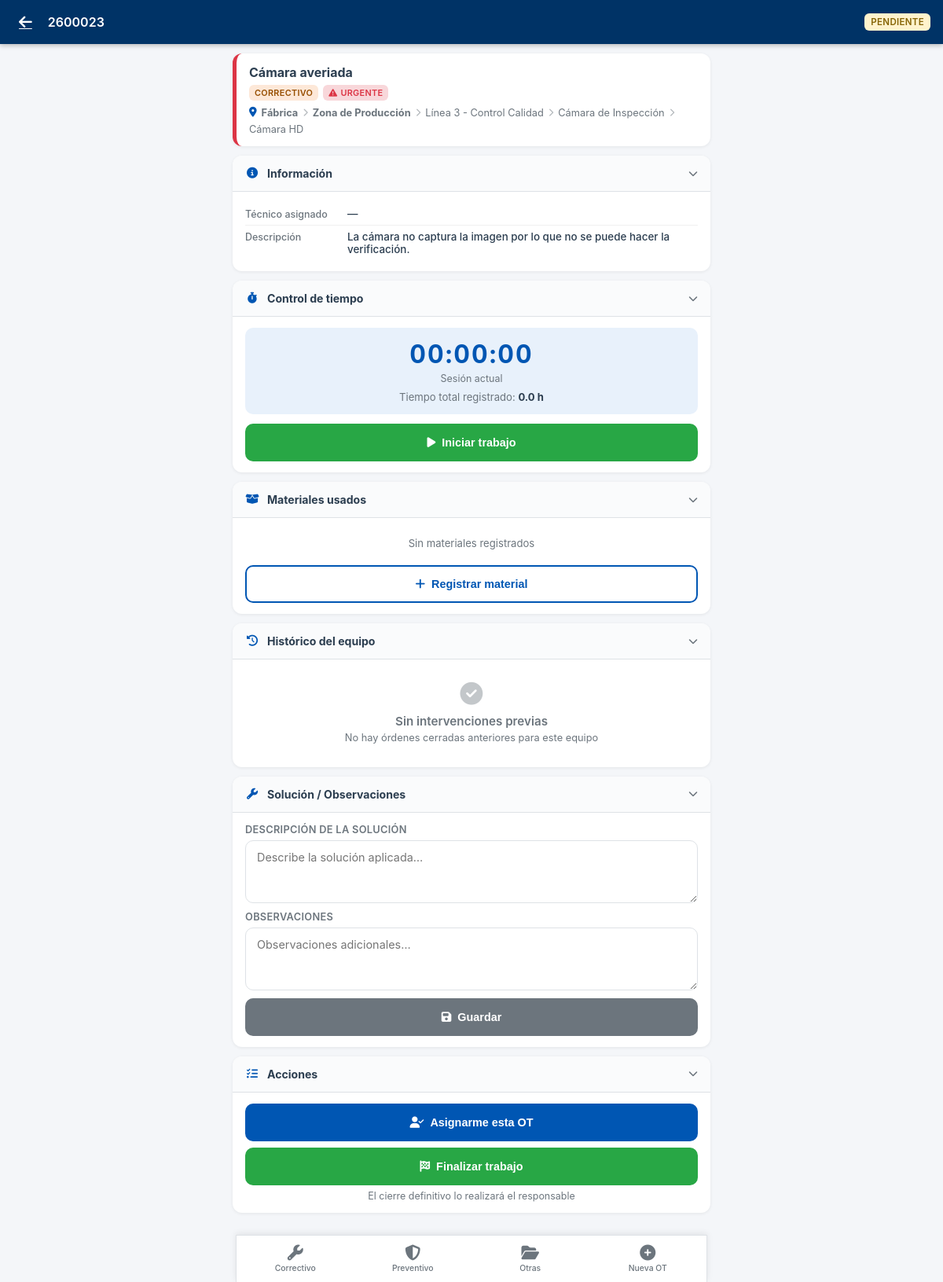
/movil/ot/29 (signed in), run on the app's committed database.
### models.py (models this page shows, shortened)
class OrdenTrabajo(db.Model):
    id = db.Column(db.Integer, primary_key=True)
    numero = db.Column(db.String(20), unique=True, nullable=False)
    tipo = db.Column(db.String(20), nullable=False)  # correctivo, preventivo
    prioridad = db.Column(db.String(20), default='media')  # urgente, alta, media, baja
    estado = db.Column(db.String(20), default='pendiente')  # pendiente, asignada, en_curso, cerrada, cancelada
    fechaCreacion = db.Column(db.DateTime, default=datetime.now)
    fechaProgramada = db.Column(db.DateTime)
    fechaInicio = db.Column(db.DateTime)
    fechaFin = db.Column(db.DateTime)
    titulo = db.Column(db.String(200), nullable=False)
    descripcionProblema = db.Column(db.Text)
    descripcionSolucion = db.Column(db.Text)
    observaciones = db.Column(db.Text)
    equipoTipo = db.Column(db.String(20), nullable=False)  # empresa, planta, zona, linea, maquina, elemento
    equipoId = db.Column(db.Integer, nullable=False)
    maquinaId = db.Column(db.Integer, db.ForeignKey('maquina.id'), nullable=True)
    elementoId = db.Column(db.Integer, db.ForeignKey('elemento.id'))
    planPreventivoId = db.Column(db.Integer, db.ForeignKey('plan_preventivo.id'))  # LEGACY - Deprecado
    asignacionGamaId = db.Column(db.Integer, db.ForeignKey('asignacion_gama.id'))  # LEGACY - Deprecado
    gamaId          = db.Column(db.Integer, db.ForeignKey('gama_mantenimiento.id'), nullable=True)
    frecuenciaTipo  = db.Column(db.String(20))   # 'dias' | 'semanas' | 'meses'
    frecuenciaValor = db.Column(db.Integer)       # número entero
    gama = db.relationship('GamaMantenimiento', foreign_keys=[gamaId])
    tecnicoAsignado = db.Column(db.String(100))  # Técnico principal (legacy)
    tiempoEstimado = db.Column(db.Float)  # horas
    tiempoReal = db.Column(db.Float)  # horas (calculado de registros)
    tiempoParada = db.Column(db.Float)  # horas de parada de máquina
    costeTallerExterno = db.Column(db.Float, default=0)  # Total acumulado (calculado)
    descripcionTallerExterno = db.Column(db.Text)  # LEGACY - primer coste
    proveedorExterno = db.Column(db.String(100))   # LEGACY - primer coste
    costesExternosJson = db.Column(db.Text)  # JSON list de {proveedor, descripcion, coste}
    creadoPor = db.Column(db.String(100))
    cerradoPor = db.Column(db.String(100))
    consumos = db.relationship('ConsumoRecambio', backref='ordenTrabajo', lazy=True, cascade='all, delete-orphan')
    registrosTiempo = db.relationship('RegistroTiempo', backref='ordenTrabajo', lazy=True, cascade='all, delete-orphan')
    respuestasChecklist = db.relationship('RespuestaChecklist', backref='ordenTrabajo', lazy=True, cascade='all, delete-orphan')

class Planta(db.Model):
    id = db.Column(db.Integer, primary_key=True)
    empresaId = db.Column(db.Integer, db.ForeignKey('empresa.id'), nullable=False)
    codigo = db.Column(db.String(10), nullable=False)
    nombre = db.Column(db.String(100), nullable=False)
    descripcion = db.Column(db.Text)
    direccion = db.Column(db.String(200))
    zonas = db.relationship('Zona', backref='planta', lazy=True, cascade='all, delete-orphan')

class Zona(db.Model):
    id = db.Column(db.Integer, primary_key=True)
    plantaId = db.Column(db.Integer, db.ForeignKey('planta.id'), nullable=False)
    codigo = db.Column(db.String(10), nullable=False)
    nombre = db.Column(db.String(100), nullable=False)
    descripcion = db.Column(db.Text)
    lineas = db.relationship('Linea', backref='zona', lazy=True, cascade='all, delete-orphan')

class Linea(db.Model):
    id = db.Column(db.Integer, primary_key=True)
    zonaId = db.Column(db.Integer, db.ForeignKey('zona.id'), nullable=False)
    codigo = db.Column(db.String(10), nullable=False)
    nombre = db.Column(db.String(100), nullable=False)
    descripcion = db.Column(db.Text)
    maquinas = db.relationship('Maquina', backref='linea', lazy=True, cascade='all, delete-orphan')

class Maquina(db.Model):
    id = db.Column(db.Integer, primary_key=True)
    lineaId = db.Column(db.Integer, db.ForeignKey('linea.id'), nullable=False)
    codigo = db.Column(db.String(10), nullable=False)
    nombre = db.Column(db.String(100), nullable=False)
    modelo = db.Column(db.String(50))
    fabricante = db.Column(db.String(50))
    numeroSerie = db.Column(db.String(50))
    descripcion = db.Column(db.Text)
    fechaInstalacion = db.Column(db.Date)
    criticidad = db.Column(db.String(20), default='media')  # alta, media, baja
    estado = db.Column(db.String(20), default='operativo')  # operativo, averiado, mantenimiento
    horasOperacion = db.Column(db.Integer, default=0)  # Contador de horas
    rav = db.Column(db.Float, default=0.0)             # Valor de reposición (RAV)
    elementos = db.relationship('Elemento', backref='maquina', lazy=True, cascade='all, delete-orphan')
    ordenesTrabajo = db.relationship('OrdenTrabajo', backref='maquina', lazy=True)
    planesPreventivos = db.relationship('PlanPreventivo', backref='maquina', lazy=True)
    recambiosAsociados = db.relationship('RecambioEquipo', backref='maquina', lazy=True)

class Elemento(db.Model):
    id = db.Column(db.Integer, primary_key=True)
    maquinaId = db.Column(db.Integer, db.ForeignKey('maquina.id'), nullable=False)
    codigo = db.Column(db.String(10), nullable=False)
    nombre = db.Column(db.String(100), nullable=False)
    tipo = db.Column(db.String(50))
    descripcion = db.Column(db.Text)
    fabricante = db.Column(db.String(50))
    modelo = db.Column(db.String(50))
    numeroSerie = db.Column(db.String(50))
    rav = db.Column(db.Float, default=0.0)             # Valor de reposición (RAV)

### blueprints/mobile/routes.py (the view, shortened to what this page needs)
@bp.route('/ot/<int:id>')
@movil_required
def ver_ot(id):
    ot = OrdenTrabajo.query.get_or_404(id)
    _enrich_ot(ot)
    nombre_tecnico = _nombre_tecnico(current_user)
    trabajo_activo = RegistroTiempo.query.filter_by(
        ordenId=id, tecnico=nombre_tecnico, enCurso=True
    ).first()
    registros_tiempo = RegistroTiempo.query.filter_by(ordenId=id).order_by(
        RegistroTiempo.inicio.desc()
    ).all()
    consumos = ConsumoRecambio.query.filter_by(ordenId=id).all()
    tareas_gama = []
    tareas_realizadas_ids = set()
    checklist_items = []
    respuestas_map = {}
    historico_equipo = []
    et = ot.equipoTipo or ('maquina' if ot.maquinaId else None)
    ei = ot.equipoId or ot.maquinaId
    if et and ei:
        condiciones = [
            and_(OrdenTrabajo.equipoTipo == et, OrdenTrabajo.equipoId == ei)
        ]
        maq_id = ot.maquinaId or (ei if et == 'maquina' else None)
        if maq_id:
            condiciones.append(OrdenTrabajo.maquinaId == maq_id)
        historico_equipo = OrdenTrabajo.query.filter(
            OrdenTrabajo.id != ot.id,
            OrdenTrabajo.estado == 'cerrada',
            or_(*condiciones),
        ).order_by(OrdenTrabajo.fechaFin.desc()).limit(15).all()
    return render_template(
        'mobile/ot_detail.html',
        ot=ot,
        nombre_tecnico=nombre_tecnico,
        trabajo_activo=trabajo_activo,
        registros_tiempo=registros_tiempo,
        consumos=consumos,
        tareas_gama=tareas_gama,
        tareas_realizadas_ids=tareas_realizadas_ids,
        checklist_items=checklist_items,
        respuestas_map=respuestas_map,
        historico_equipo=historico_equipo,
    )

### templates/mobile/ot_detail.html (shortened to what this page needs)
{% extends "mobile/base.html" %}
{% block header %}
<a href="{{ url_for('mobile.home') }}" class="m-header-back">
  <i class="fas fa-arrow-left"></i>
</a>
<span class="m-header-title">{{ ot.numero }}</span>
<div class="m-header-actions">
  <span class="m-badge m-badge-estado-{{ ot.estado }}" style="font-size:.72rem;padding:4px 8px;">
    {{ ot.estado | replace('_', ' ') }}
  </span>
</div>
{% endblock %}
{% block content %}
<div class="m-ot-header-card prio-{{ ot.prioridad }}">
  <div class="m-ot-header-titulo">{{ ot.titulo }}</div>
  <div class="m-ot-header-badges">
    <span class="m-badge m-badge-tipo-{{ ot.tipo }}">{{ ot.tipo }}</span>
    <span class="m-badge m-badge-prio-{{ ot.prioridad }}">
      {% if ot.prioridad == 'urgente' %}<i class="fas fa-exclamation-triangle"></i>{% endif %}
      {{ ot.prioridad }}
    </span>
  </div>
  {% if ot._ruta %}
  <div class="m-ot-header-equipo">
    <i class="fas fa-map-marker-alt" style="color:var(--m-primary)"></i>
    {% for nivel in ot._ruta %}
    {% if not loop.first %}<i class="fas fa-chevron-right" style="font-size:.65rem;opacity:.5"></i>{% endif %}
    <span style="font-weight:{% if nivel.tipo in ['planta','zona'] %}700{% else %}400{% endif %}">{{ nivel.nombre
      }}</span>
    {% endfor %}
  </div>
  {% endif %}
</div>
<div class="m-section" id="sec-info">
  <div class="m-section-header">
    <div class="m-section-header-left">
      <i class="fas fa-info-circle"></i>Información
    </div>
    <i class="fas fa-chevron-down m-section-chevron"></i>
  </div>
  <div class="m-section-body">
    <div class="m-info-row">
      <span class="m-info-label">Técnico asignado</span>
      <span class="m-info-value">{{ ot.tecnicoAsignado or '—' }}</span>
    </div>
    {% if ot.descripcionProblema %}
    <div class="m-info-row">
      <span class="m-info-label">Descripción</span>
      <span class="m-info-value">{{ ot.descripcionProblema }}</span>
    </div>
    {% endif %}
  </div>
</div>
{% if ot.estado not in ['cerrada', 'cancelada'] %}
<div class="m-section" id="sec-tiempo">
  <div class="m-section-header">
    <div class="m-section-header-left">
      <i class="fas fa-stopwatch"></i>Control de tiempo
    </div>
    <i class="fas fa-chevron-down m-section-chevron"></i>
  </div>
  <div class="m-section-body">
    <div class="m-timer-box">
      <div class="m-timer-value" id="timerDisplay">
        {% if trabajo_activo %}
        <span class="m-time-en-curso"><i class="fas fa-circle" style="font-size:.8rem"></i> En curso</span>
        {% else %}
        00:00:00
        {% endif %}
      </div>
      <div class="m-timer-label">Sesión actual</div>
      <div class="m-timer-total">
        Tiempo total registrado: <strong>{{ '%.1f' % (ot.tiempoReal or 0) }} h</strong>
      </div>
    </div>
    {% if trabajo_activo %}
    <button class="m-btn m-btn-warning m-btn-full" onclick="pausarTrabajo()">
      <i class="fas fa-pause"></i> Pausar trabajo
    </button>
    {% else %}
    <button class="m-btn m-btn-success m-btn-full" onclick="iniciarTrabajo()">
      <i class="fas fa-play"></i> Iniciar trabajo
    </button>
    {% endif %}
  </div>
</div>
{% endif %}
<div class="m-section" id="sec-consumos">
  <div class="m-section-header">
    <div class="m-section-header-left">
      <i class="fas fa-box-open"></i>
      Materiales usados
    </div>
    <i class="fas fa-chevron-down m-section-chevron"></i>
  </div>
  <div class="m-section-body">
    {% if consumos %}
    {% for c in consumos %}
    <div class="m-consumo-item">
      <div>
        <div class="m-consumo-nombre">{{ c.recambio.nombre if c.recambio else '—' }}</div>
        <div class="m-consumo-qty">Cantidad: {{ c.cantidad }} {{ c.recambio.unidadMedida if c.recambio else '' }}</div>
      </div>
      <div class="m-consumo-coste">
        {% if c.precioUnitario %}{{ '%.2f' % (c.cantidad * c.precioUnitario) }} €{% endif %}
      </div>
    </div>
    {% endfor %}
    {% else %}
    <p class="m-text-muted m-text-center" style="padding:10px 0">Sin materiales registrados</p>
    {% endif %}
    {% if ot.estado not in ['cerrada', 'cancelada'] %}
    <button class="m-btn m-btn-outline m-btn-full" style="margin-top:10px" onclick="abrirModalConsumo()">
      <i class="fas fa-plus"></i> Registrar material
    </button>
    {% endif %}
  </div>
</div>
{% if ot.equipoTipo or ot.maquinaId %}
{% if historico_equipo %}
<div class="m-section" id="sec-historico">
  <div class="m-section-header">
    <div class="m-section-header-left">
      <i class="fas fa-history"></i>
      Histórico del equipo
      <span class="m-badge" style="background:var(--m-primary-light);color:var(--m-primary);margin-left:6px">
        {{ historico_equipo|length }}
      </span>
    </div>
    <i class="fas fa-chevron-down m-section-chevron"></i>
  </div>
  <div class="m-section-body">
    {% for h in historico_equipo %}
    <div class="m-historico-item">
      <div class="m-historico-header">
        <div style="display:flex;align-items:center;gap:8px">
          <span class="m-historico-num">{{ h.numero }}</span>
          <span class="m-badge m-badge-tipo-{{ h.tipo }}">{{ h.tipo }}</span>
        </div>
        <span class="m-text-small m-text-muted">
          {{ h.fechaFin.strftime('%d/%m/%Y') if h.fechaFin else (h.fechaCreacion.strftime('%d/%m/%Y') if h.fechaCreacion
          else '—') }}
        </span>
      </div>
      {% if h.descripcionProblema %}
      <div class="m-historico-problema">
        <span class="m-historico-label">Problema</span>
        {{ h.descripcionProblema }}
      </div>
      {% endif %}
      {% if h.descripcionSolucion %}
      <div class="m-historico-solucion">
        <span class="m-historico-label">Solución</span>
        {{ h.descripcionSolucion }}
      </div>
      {% else %}
      <div class="m-historico-solucion m-historico-sin-sol">
        <span class="m-historico-label">Solución</span>
        <em>Sin registrar</em>
      </div>
      {% endif %}
      <div class="m-historico-meta">
        {% if h.tecnicoAsignado %}<span><i class="fas fa-user"></i> {{ h.tecnicoAsignado }}</span>{% endif %}
        {% if h.tiempoReal %}<span><i class="fas fa-clock"></i> {{ '%.1f' % h.tiempoReal }} h</span>{% endif %}
      </div>
    </div>
    {% endfor %}
  </div>
</div>
{% else %}
<div class="m-section" id="sec-historico">
  <div class="m-section-header">
    <div class="m-section-header-left">
      <i class="fas fa-history"></i>
      Histórico del equipo
    </div>
    <i class="fas fa-chevron-down m-section-chevron"></i>
  </div>
  <div class="m-section-body">
    <div class="m-empty" style="padding:16px 0">
      <i class="fas fa-check-circle" style="font-size:1.8rem"></i>
      <div class="m-empty-title">Sin intervenciones previas</div>
      <div class="m-empty-sub">No hay órdenes cerradas anteriores para este equipo</div>
    </div>
  </div>
</div>
{% endif %}
{% endif %}
{% if ot.estado not in ['cerrada', 'cancelada'] %}
<div class="m-section" id="sec-solucion">
  <div class="m-section-header">
    <div class="m-section-header-left">
      <i class="fas fa-wrench"></i>Solución / Observaciones
    </div>
    <i class="fas fa-chevron-down m-section-chevron"></i>
  </div>
  <div class="m-section-body">
    <div class="m-field">
      <label class="m-label">Descripción de la solución</label>
      <textarea class="m-textarea" id="descripcionSolucion" rows="3"
        placeholder="Describe la solución aplicada…">{{ ot.descripcionSolucion or '' }}</textarea>
    </div>
    <div class="m-field" style="margin-top:10px">
      <label class="m-label">Observaciones</label>
      <textarea class="m-textarea" id="observaciones" rows="2"
        placeholder="Observaciones adicionales…">{{ ot.observaciones or '' }}</textarea>
    </div>
    <button class="m-btn m-btn-secondary m-btn-full" style="margin-top:10px" onclick="guardarSolucion()">
      <i class="fas fa-save"></i> Guardar
    </button>
  </div>
</div>
<div class="m-section" id="sec-acciones">
  <div class="m-section-header">
    <div class="m-section-header-left">
      <i class="fas fa-tasks"></i>Acciones
    </div>
    <i class="fas fa-chevron-down m-section-chevron"></i>
  </div>
  <div class="m-section-body">
    {% if ot.estado == 'pendiente' %}
    <button class="m-btn m-btn-primary m-btn-full" style="margin-bottom:8px" onclick="cambiarEstado('asignada')">
      <i class="fas fa-user-check"></i> Asignarme esta OT
    </button>
    {% endif %}
    {% if ot.estado in ['pendiente', 'asignada', 'en_curso'] %}
    {% if tecnico_puede_cerrar %}
    <button class="m-btn m-btn-success m-btn-full" onclick="confirmarCerrar('cerrada')">
      <i class="fas fa-check-circle"></i> Cerrar orden de trabajo
    </button>
    {% else %}
    <button class="m-btn m-btn-success m-btn-full" onclick="confirmarCerrar('cerrado_parcial')">
      <i class="fas fa-flag-checkered"></i> Finalizar trabajo
    </button>
    <p class="m-text-muted m-text-small" style="margin-top:6px;text-align:center">
      El cierre definitivo lo realizará el responsable
    </p>
    {% endif %}
    {% endif %}
  </div>
</div>
{% endif %}
{% endblock %}

### data on the page
OrdenTrabajo: numero "2600023", estado "PENDIENTE", titulo "Cámara averiada", tipo "CORRECTIVO", prioridad "URGENTE", tecnicoAsignado "—", descripcionProblema "La cámara no captura la imagen por lo que no se puede hacer la verificación.", tiempoReal "0.0"
Planta: nombre "Fábrica"
Zona: nombre "Zona de Producción"
Linea: nombre "Línea 3 - Control Calidad"
Maquina: nombre "Cámara de Inspección"
Elemento: nombre "Cámara HD"
